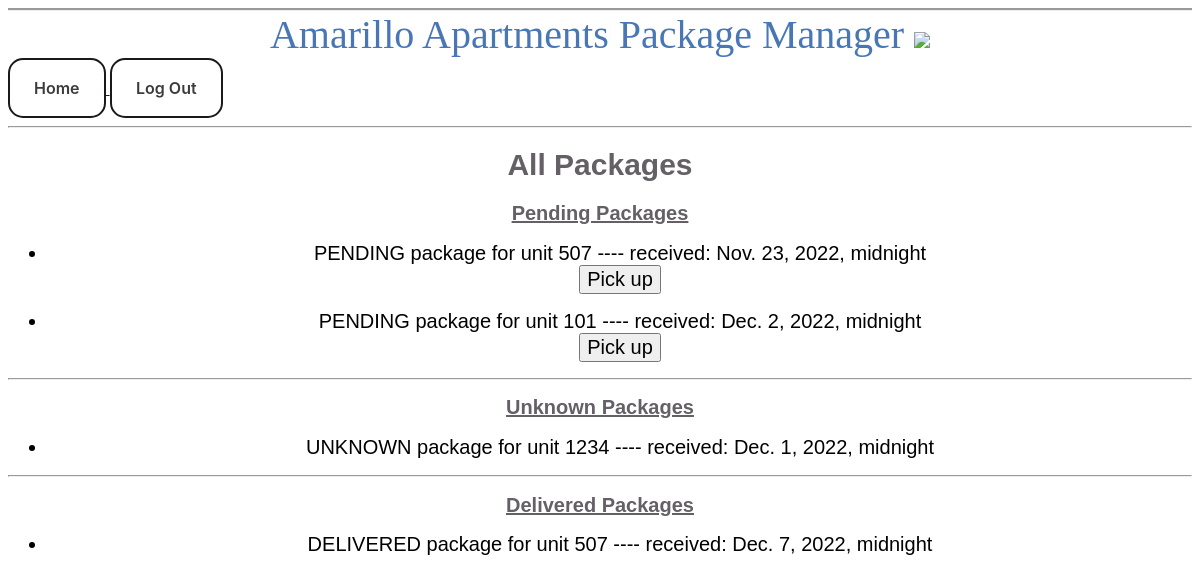
/mail/packages (signed in), run on the app's committed database.
### mail/models.py (models this page shows)
class Package(models.Model):
    name = models.CharField(max_length=100)
    address = models.CharField(max_length=200)
    posting_service = models.CharField(max_length=50)
    received = models.DateTimeField('Date office received')
    status = models.CharField(max_length=50, choices=STATUS_CHOICES, null=True)
    owner = models.ForeignKey('Resident', models.SET_NULL, blank=True, null=True)
    def __str__(self):
        return self.status + ' package for unit ' + self.address

### mail/views.py (the view)
# urls.py: path('packages', views.packages, name='packages'),
@login_required(login_url='/accounts/login/')
def packages(request):
    template = loader.get_template('mail/packages.html')
    pending_packages = Package.objects.filter(status='PENDING').order_by('-id')
    unknown_packages = Package.objects.filter(status='UNKNOWN').order_by('-id')
    delivered_packages = Package.objects.filter(status='DELIVERED').order_by('-id')
    context = {
        'pending_packages': pending_packages,
        'unknown_packages': unknown_packages,
        'delivered_packages': delivered_packages
    }
    return HttpResponse(template.render(context, request))

### mail/templates/mail/packages.html (shortened to what this page needs)
<!DOCTYPE html>
<html lang="en-US">
  <head>
  </head>
  <body>
     <header>
      Amarillo Apartments Package Manager
      <img src="https://www.pixelproductionsinc.com/wp-content/uploads/2012/12/packaging-icon.png"/>
    </header>
    <a href="/mail/home">
      <button>Home</button>
    </a>
     <a href="{% url 'logout_view' %}">
         <button>Log Out</button>
     </a>
    <div>
        <hr/>
        <h1>All Packages</h1>
            <h2><u>Pending Packages</u></h2>
        {% for package in pending_packages %}
            <ul>
                <li>{{ package }} ---- received: {{ package.received }}
                    <form action="/mail/pickup" method="post">
                        <input type="submit" class="btnbtn-primary" value="Pick up">
                    </form>
                </li>
            </ul>
        {% endfor %}
        <hr/>
        <h2><u>Unknown Packages</u></h2>
       {% for package in unknown_packages %}
            <ul>
                <li>{{ package }} ---- received: {{ package.received }}</li>
            </ul>
        {% endfor %}
        <hr/>
        <h2><u>Delivered Packages</u></h2>
       {% for package in delivered_packages %}
            <ul>
                <li>{{ package }} ---- received: {{ package.received }}</li>
            </ul>
        {% endfor %}
    </div>
  </body>
</html>

### mail/templates/mail/packages.html (style rules this page uses)
header { color: #4977b6; font-size: 40px; border-top-style: groove; text-align: center; }
button { font-size: 8px; appearance: none; background-color: transparent; border: 2px solid #1A1A1A; border-radius: 15px; box-sizing: border-box; color: #3B3B3B; cursor: pointer; display: inline-block; font-family: Roobert,-apple-system,BlinkMacSystemFont,"Segoe UI",Helvetica,Arial,sans-serif,"Apple Color Emoji","Segoe UI Emoji","Segoe UI Symbol"; font-size: 16px; font-weight: 600; line-height: normal; margin: 0; min-height: 60px; min-width: 0; outline: none; padding: 16px 24px; text-align: center; text-decoration: none; transition: all 300ms cubic-bezier(.23, 1, 0.32, 1); user-select: none; -webkit-user-select: none; touch-action: manipulation; width: 8; will-change: transform; }
img { width: 70px; }
div { text-align: center; }
input { font-size: 20px; }
h1 { font-size: 30px; color: #646066; font-family: "Source Sans Pro", "Arial", sans-serif; }
h2 { font-size: 20px; color: #646066; font-family: "Source Sans Pro", "Arial", sans-serif; }
li { font-family: "Source Sans Pro", "Arial", sans-serif; font-size: 20px; }

### data on the page
Package: status+address "PENDING package for unit 507", received "Nov. 23, 2022, midnight"
Package: status+address "PENDING package for unit 101", received "Dec. 2, 2022, midnight"
Package: status+address "UNKNOWN package for unit 1234", received "Dec. 1, 2022, midnight"
Package: status+address "DELIVERED package for unit 507", received "Dec. 7, 2022, midnight"
